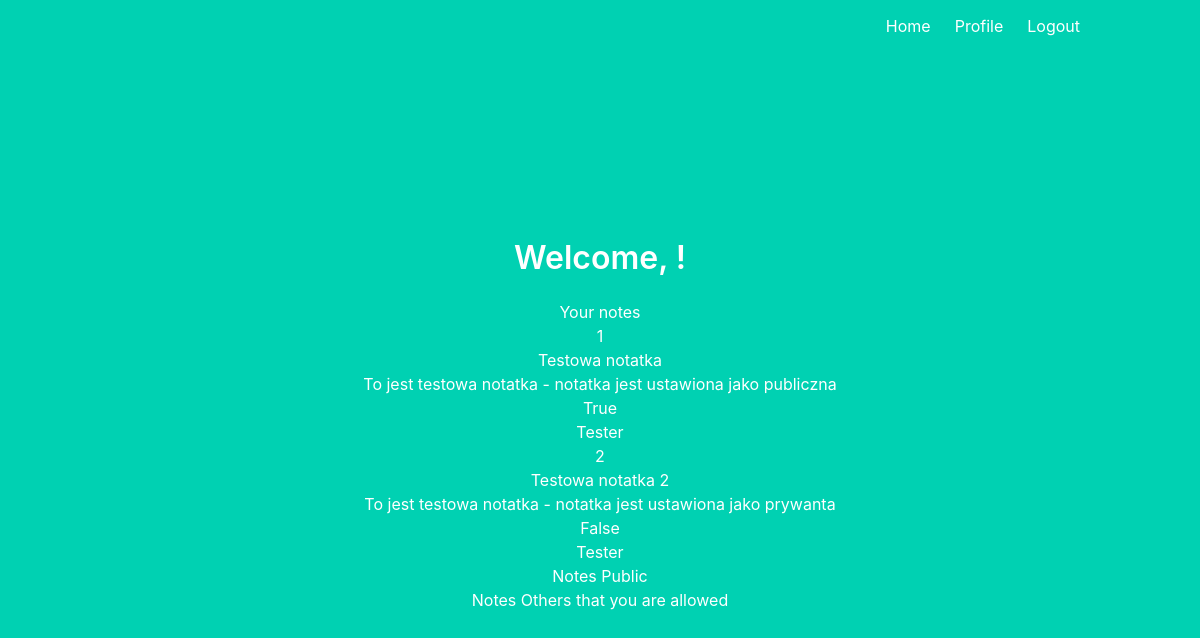
/notes (signed in), run on an earlier commit of the app's database.
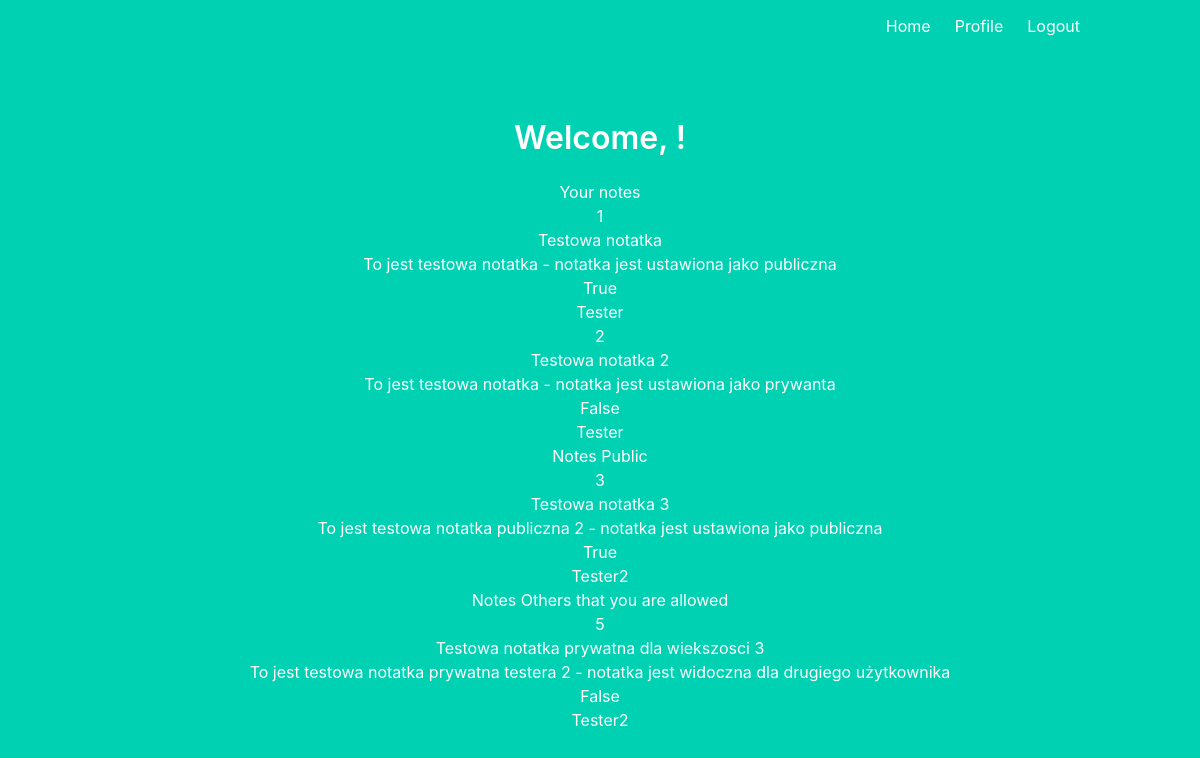
And on a later commit of the database.
### database.py (models this page shows)
class Note(db.Model):
    id = db.Column(db.Integer, primary_key=True)
    title = db.Column(db.String())
    text = db.Column(db.String())
    isPublic = db.Column(db.Boolean())
    userID = db.Column(db.String(), db.ForeignKey('user.login'))

### main.py (the view)
@main.route('/notes')
def notes():
    userNotes = Note.query.filter(Note.userID == current_user.login)
    publicNotes = Note.query.filter(Note.isPublic & (Note.userID != current_user.login))
    connectedNotes = Note.query.filter((ConnectorNote.userID == current_user.id) & (ConnectorNote.noteID == Note.id))
    return render_template('noteList.html', userNotes = userNotes, publicNotes = publicNotes, connectedNotes = connectedNotes)

### __init__.py (called while the page is built)
@login_manager.user_loader
def load_user(user_id):
    return User.query.get(int(user_id))

### templates/noteList.html
{% extends "base.html" %}
{% block content %}
<h1 class="title">
  Welcome, {{ name }}!
</h1>
<h1>
  Your notes
</h1>
<div>
    {% for note in userNotes %}
    {{note.id}}<br />
    {{note.title}}<br />
    {{note.text}}<br />
    {{note.isPublic}}<br />
    {{note.userID}}<br />
    {% endfor %}
</div>
<h1>
  Notes Public
</h1>
<div>
  {% for note in publicNotes %}
  {{note.id}}<br />
  {{note.title}}<br />
  {{note.text}}<br />
  {{note.isPublic}}<br />
  {{note.userID}}<br />
  {% endfor %}
</div>
<h1>
  Notes Others that you are allowed
</h1>
<div>
  {% for note in connectedNotes %}
  {{note.id}}<br />
  {{note.title}}<br />
  {{note.text}}<br />
  {{note.isPublic}}<br />
  {{note.userID}}<br />
  {% endfor %}
</div>
{% endblock %}

### templates/base.html (shortened to what this page needs)
<!DOCTYPE html>
<html>
<head>
    <link rel="stylesheet" href="https://cdnjs.cloudflare.com/ajax/libs/bulma/0.7.2/css/bulma.min.css" />
</head>
<body>
    <section class="hero is-primary is-fullheight">
        <div class="hero-head">
            <nav class="navbar">
                <div class="container">
                    <div id="navbarMenuHeroA" class="navbar-menu">
                        <div class="navbar-end">
                            <a href="{{ url_for('main.index') }}" class="navbar-item">
                                Home
                            </a>
                            {% if current_user.is_authenticated %}
                            <a href="{{ url_for('main.profile') }}" class="navbar-item">
                                Profile
                            </a>
                            {% endif %}
                            {% if current_user.is_authenticated %}
                            <a href="{{ url_for('auth.logout') }}" class="navbar-item">
                                Logout
                            </a>
                            {% endif %}
                        </div>
                    </div>
                </div>
            </nav>
        </div>
        <div class="hero-body">
            <div class="container has-text-centered">
               {% block content %}
               {% endblock %}
            </div>
        </div>
    </section>
</body>
</html>

What changed in the data, as far as the page shows it:
added Note: id "3", title "Testowa notatka 3", text "To jest testowa notatka publiczna 2 - notatka jest ustawiona jako publiczna", isPublic "True", userID "Tester2", shown under "Notes Public"
added Note: id "5", title "Testowa notatka prywatna dla wiekszosci 3", text "To jest testowa notatka prywatna testera 2 - notatka jest widoczna dla drugiego użytkownika", isPublic "False", userID "Tester2", shown under "Notes Others that you are allowed"
